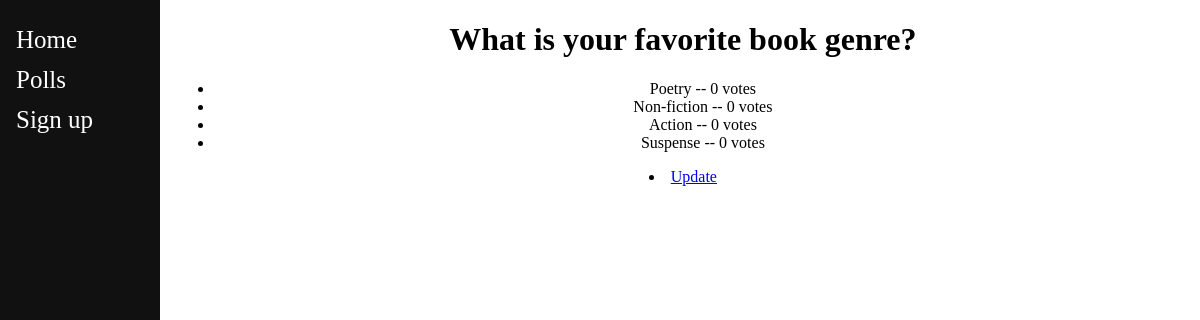
Before: /polls/1/results/ with the older database file.
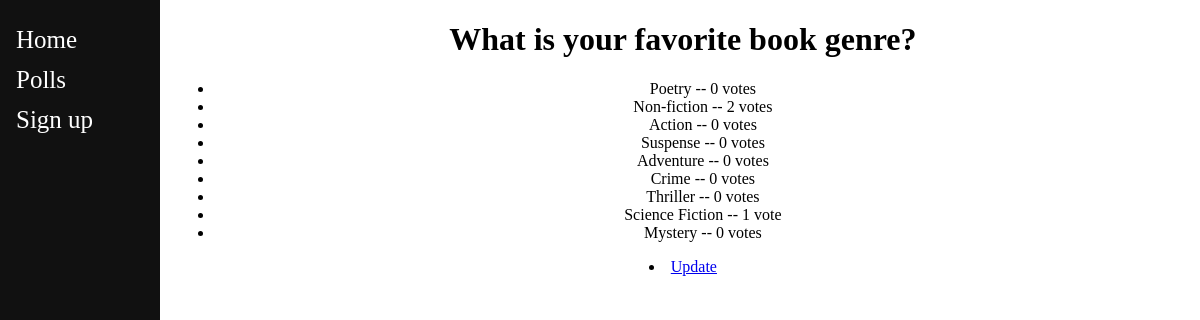
After: the same page with the newer database file.
### polls/models.py (models this page shows, shortened)
class Choice(models.Model):
    question = models.ForeignKey(Question, on_delete=models.CASCADE)
    choice_text = models.CharField(max_length=200)
    votes = models.IntegerField(default=0)

### polls/views.py (the view)
# urls.py: path('<int:pk>/results/', views.ResultsView.as_view(), name='results'),
class ResultsView(generic.DetailView):
    model = Question
    template_name = 'polls/results.html'

### polls/templates/polls/results.html
{% extends "base_layout.html" %}
{% block content %}
<div class="sidenav">
		<a href="{% url 'index' %}">Home</a>
		<a href="/polls">Polls</a>
		<a href="/register"> Sign up</a>
</div>
<h1 style="text-align:center">{{ question.question_text }}</h1>
<ul>
{% for choice in question.choice_set.all %}
    <li style="text-align:center">{{ choice.choice_text }} -- {{ choice.votes }} vote{{ choice.votes|pluralize }}</li>
{% endfor %}
</ul>
 <li style="text-align:center"><a href="{% url 'polls:detail' question.id %}">Update</a></li>
{% endblock %}

Changed rows visible on the page:
changed Choice "Non-fiction": votes "0" → "2"
added Choice: choice_text "Adventure", votes "0"
added Choice: choice_text "Crime", votes "0"
added Choice: choice_text "Thriller", votes "0"
added Choice: choice_text "Science Fiction", votes "1"
added Choice: choice_text "Mystery", votes "0"
